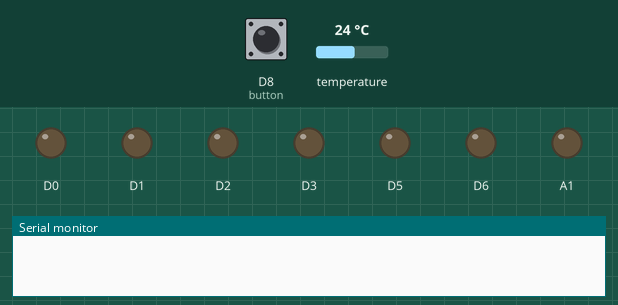
Bench run of a sketch on a simulated Arduino MKR. On the bench: output pins drawn as LEDs (lit = HIGH), the last lines printed to the serial monitor. Dashed ring = blinking. Inputs (shaded band) come from the test bench; at power-on: D8 (button) HIGH, temperature 24 °C. Storage starts empty.

Above: at 2.4 s.
2.5 s: D8 (button) pulled LOW for 0.15 s
At 4.8 s:
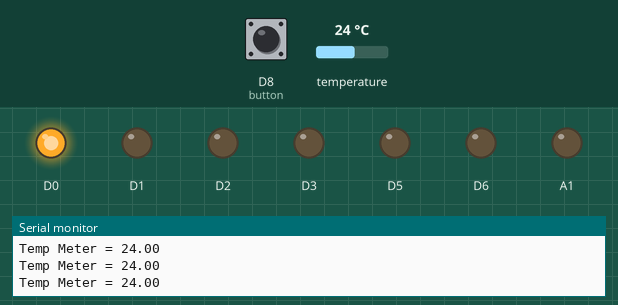
5.1 s: temperature set to 24.6 °C
6.6 s: temperature set to 25.5 °C
At 6.9 s:
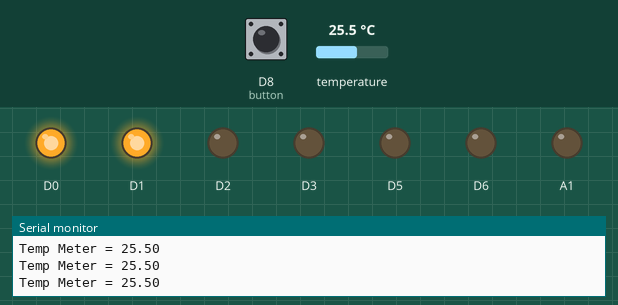
8.1 s: D8 (button) pulled LOW for 1 s
At 9.0 s:
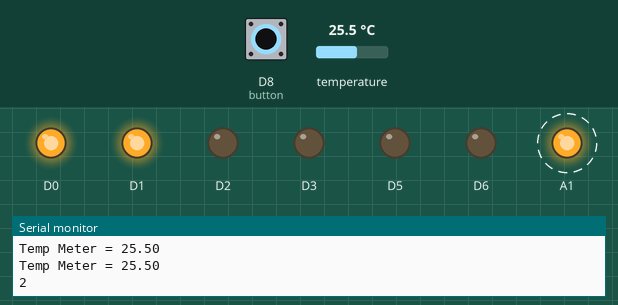
Timing chart, 0 to 12.7 s (numbered marks = the images above; inputs shaded):
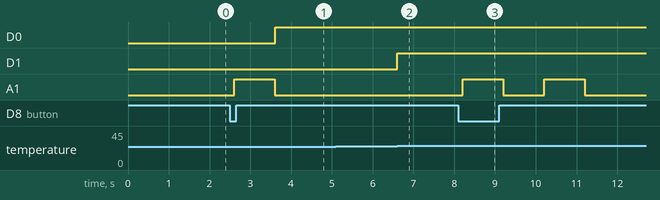

The sketch:

finalv4.ino
```cpp
#include <Arduino_MKRENV.h>
#include <SPI.h>
#include <SD.h>
#define MIC A0

// Button Pin definieren
const int button = 8;

// Chip Auswahl für PIN 4
const int SD_CS_PIN = 4;

// Variabel Definitionen //
// CountButton
int buttonState = 0;
int count_value = 0;
int prestate = 0;
int ledblink = 1;
// Temp Meter
float temperature = 0;
// DB Meter
int adc;
int dB, PdB;

// File Objekt für Log auf SD Karte
File dataFile_temp;
File dataFile_dB;

void setup() {
    // Inizialisieren des Buttons PIN als Input
    pinMode(button, INPUT_PULLUP);
    // Inizialisieren die LED PINs als Output
    pinMode(0, OUTPUT);
    pinMode(1, OUTPUT);
    pinMode(2, OUTPUT);
    pinMode(3, OUTPUT);
    pinMode(5, OUTPUT);
    pinMode(6, OUTPUT);
    pinMode(A1, OUTPUT);

    Serial.begin(9600);
    while (!Serial);

    // init das ENV Shield
    if (!ENV.begin()) {
        // Wenn das ENV Shield nicht inizialisiert werden kann, kommt diese Meldung
        Serial.println("Failed to initialize MKR ENV shield!");
        while (1);
    }

    // init SPI
    SPI.begin();
    delay(100);

    // init die SD card
    if(!SD.begin(SD_CS_PIN)) {
        // Wenn die SD Karte nicht inizialisiert werden kann, kommt diese Meldung
        Serial.println("Failed to initialize SD card!");
        while (1);
    }

    // init das logfile
    // Log File für die Temperatur
    dataFile_temp = SD.open("log-0001.csv", FILE_WRITE);
    delay(1000);
    // Log File für den dB
    dataFile_dB = SD.open("log-0002.csv", FILE_WRITE);

    // init the CSV file with headers
    dataFile_temp.println("temperature");
    dataFile_dB.println("dB");

    // close the file
    dataFile_temp.close();
    delay(100);
    dataFile_dB.close();
}

void loop() {
    // pushbutto Wert auslesen
    buttonState = digitalRead(button);

    // Kontrollieren ob der pushbutton gedrückt ist. Wenn ja, dann ist der buttonState HIGH
    if (buttonState == LOW && prestate == 0) {
        count_value++;
        Serial.print(count_value);
        delay(100);
        prestate = 1;
    }else if(buttonState == HIGH){
        prestate = 0;
    }

    // Temperatur Meter //
    if (count_value == 1){
        // Erstes Programm wird hier mit ein Mal blinken der Blauen LED angezeigt
        if (ledblink == 1){
            digitalWrite(A1, HIGH);
            delay(1000);
            digitalWrite(A1, LOW);
            ledblink = 2;
        }

        // Lesen der Temperatur Werte
        float temperature = ENV.readTemperature();

        // Gibt die Temperatur Werte im Serial Monitor aus
        Serial.print("Temp Meter = ");
        Serial.print(temperature);

        // Hier passiert der ganze Zauber, welche LED aktiv sein muss oder eben nicht
        Serial.println();
        // Blaue LED HIGH wenn unter 19.99° ansonsten LOW
        if (temperature<19.99) {digitalWrite(A1, HIGH);} else {digitalWrite(A1, LOW);}
        // 1 Grüne LED HIGH wenn über 20° ansonsten LOW
        if (temperature>20.00) {digitalWrite(0, HIGH);} else {digitalWrite(0, LOW);}
        // 2 Grüne LED HIGH wenn über 25° ansonsten LOW
        if (temperature>25.00) {digitalWrite(1, HIGH);} else {digitalWrite(1, LOW);}
        // 1 Gelbe LED HIGH wenn über 27° ansonsten LOW
        if (temperature>27.00) {digitalWrite(2, HIGH);} else {digitalWrite(2, LOW);}
        // 2 Gelbe LED HIGH wenn über 29° ansonsten LOW
        if (temperature>29.00) {digitalWrite(3, HIGH);} else {digitalWrite(3, LOW);}
        // 1 Rote LED HIGH wenn über 31° ansonsten LOW
        if (temperature>31.00) {digitalWrite(5, HIGH);} else {digitalWrite(5, LOW);}
        // 2 Rote LED HIGH wenn über 35° ansonsten LOW
        if (temperature>35.00) {digitalWrite(6, HIGH);} else {digitalWrite(6, LOW);}
        buttonState;
    }

    // Log Temperatur //
    if (count_value == 2){
        if (ledblink == 2){
            // Zweites Programm wird hier mit zwei Mal blinken der Blauen LED angezeigt
            digitalWrite(A1, HIGH);
            delay(1000);
            digitalWrite(A1, LOW);
            delay(1000);
            digitalWrite(A1, HIGH);
            delay(1000);
            digitalWrite(A1, LOW);
            ledblink = 3;
        }
        // init das logfile
        dataFile_temp = SD.open("log-0001.csv", FILE_WRITE);
        delay(1000);

        // Lesen der Temperatur Werte
        float temperature = ENV.readTemperature();

        // Gibt die Temperatur Werte im Serial Monitor aus
        Serial.print("Temp Log = ");
        Serial.println(temperature);

        // Gibt die Temperatur Werte in das logfile
        dataFile_temp.print(temperature);
        // Schliesst das Logfile
        dataFile_temp.close();
        // Wartet eine Sekunde bis zur nächster Ausgabe
        delay(1000);
        buttonState;
    }

    // Dezibel Meter //
    if (count_value == 3){
        if (ledblink == 3){
            // Drittes Programm wird hier mit drei Mal blinken der Blauen LED angezeigt
            digitalWrite(A1, HIGH);
            delay(1000);
            digitalWrite(A1, LOW);
            delay(1000);
            digitalWrite(A1, HIGH);
            delay(1000);
            digitalWrite(A1, LOW);
            delay(1000);
            digitalWrite(A1, HIGH);
            delay(1000);
            digitalWrite(A1, LOW);
            delay(1000);
            ledblink = 4;
        }

        // Lesen der Dezibel Werte
        //ADC Werte lesen vom Verstärker
        adc= analogRead(MIC);
        // Konvertieren der ADC Werte in dB anhand von Regression Werten
        dB = (adc+83.2073) / 11.003;
        // Gibt im Serial Monitor die db Werte aus
        Serial.print("dB Meter = ");
        Serial.println(dB);

        // Hier passiert der ganze Zauber, welche LED aktiv sein muss oder eben nicht
        Serial.println();
        // 1 Grüne LED HIGH wenn über 50dB ansonsten LOW
        if (dB>50) {digitalWrite(0, HIGH);} else {digitalWrite(0, LOW);}
        // 2 Grüne LED HIGH wenn über 60dB ansonsten LOW
        if (dB>60) {digitalWrite(1, HIGH);} else {digitalWrite(1, LOW);}
        // 1 Grüne LED HIGH wenn über 70dB ansonsten LOW
        if (dB>70) {digitalWrite(2, HIGH);} else {digitalWrite(2, LOW);}
        // 1 Grüne LED HIGH wenn über 80dB ansonsten LOW
        if (dB>80) {digitalWrite(3, HIGH);} else {digitalWrite(3, LOW);}
        // 1 Grüne LED HIGH wenn über 90dB ansonsten LOW
        if (dB>90) {digitalWrite(5, HIGH);} else {digitalWrite(5, LOW);}
        // 1 Grüne LED HIGH wenn über 100dB ansonsten LOW
        if (dB>100) {digitalWrite(6, HIGH);} else {digitalWrite(6, LOW);}
        buttonState;
    }

    // Log Dezibel
    if (count_value == 4){
        if (ledblink == 4){
            // Viertes Programm wird hier mit vier Mal blinken der Blauen LED angezeigt
            digitalWrite(A1, HIGH);
            delay(1000);
            digitalWrite(A1, LOW);
            delay(1000);
            digitalWrite(A1, HIGH);
            delay(1000);
            digitalWrite(A1, LOW);
            delay(1000);
            digitalWrite(A1, HIGH);
            delay(1000);
            digitalWrite(A1, LOW);
            delay(1000);
            digitalWrite(A1, HIGH);
            delay(1000);
            digitalWrite(A1, LOW);
            delay(1000);
            ledblink = 5;
        }
        // init das logfile
        dataFile_dB = SD.open("log-0002.csv", FILE_WRITE);
        delay(1000);

        // Lesen der Dezibel Werte
        //ADC Werte lesen vom Verstärker
        adc= analogRead(MIC);
        // Konvertieren der ADC Werte in dB anhand von Regression Werten
        dB = (adc+83.2073) / 11.003;
        // Gibt im Serial Monitor die db Werte aus
        Serial.print("dB Log = ");
        Serial.println(dB);

        // Gibt die Temperatur Werte in das logfile
        dataFile_dB.print(dB);
        // Schliess das logfile
        dataFile_dB.close();
        // Wartet eine Sekunde bis zur nächster Ausgabe
        delay(1000);

        buttonState;
    }

    // Programm 5 bei dem nichts mehr passiert und der Count wieder auf 0 gesezt wird, somit kann man das ganze wieder von Programm eins nutzen
    if (count_value == 5){
        count_value =0;
        buttonState;
    }
}
```

Measured:
- the behaviour switches between 25 and 25.1 °C on temperature (found by bisection; images 1 and 2)
- after the input at 2.5 s, D0: LOW → HIGH after 1.1 s; A1: LOW → HIGH after 0.10 s, → LOW 1.0 s later
- after the input at 6.6 s, D1: LOW → HIGH at once
- after the input at 8.1 s, A1: alternates HIGH for 1.0 s and LOW for 1.0 s, 4 changes in all, then stays LOW, starting after 0.10 s
